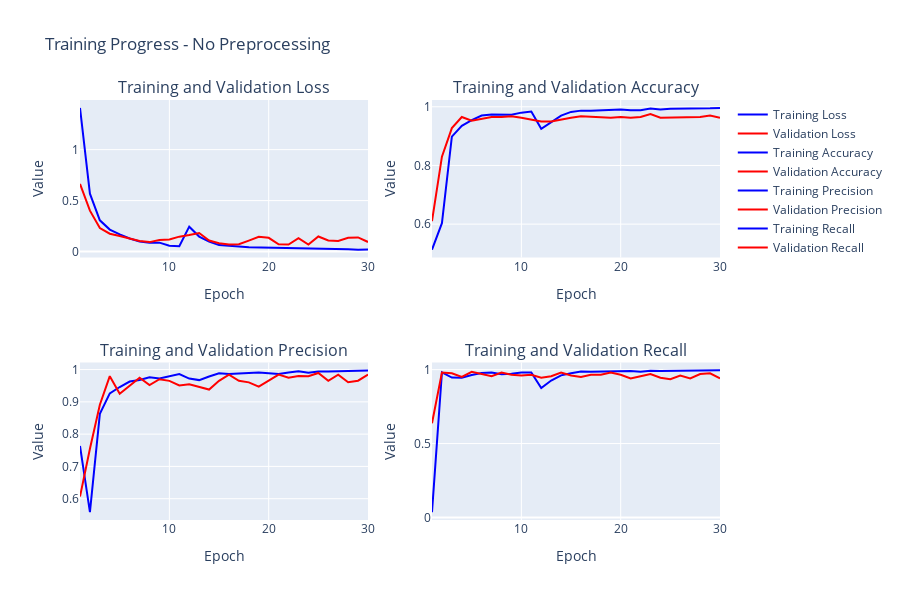
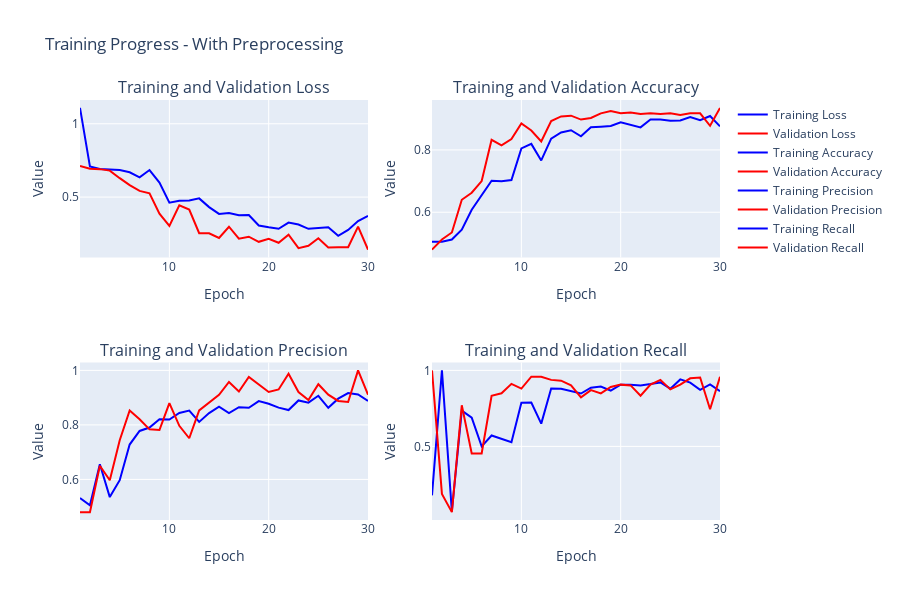

Source (notebook cell) for these figures, in order:
### Markdown cell above
## 4. Summary

- Trained `SFNEBlock` on synthetic classification data and evaluated key metrics.
- Visualized training progress and classification results with KMR utilities.
- Saved and loaded the model in Keras format; verified prediction consistency.

This notebook mirrors the style of other KMR demos and showcases SFNEBlock workflows with and without preprocessing.

### Code cell
# Create training history comparison
print("📊 Creating training visualizations...")

# Plot training history for both models
fig_no_prep = KMRPlotter.plot_training_history(
    history,
    metrics=['loss', 'accuracy', 'precision', 'recall'],
    title="Training Progress - No Preprocessing",
    height=600
)
fig_no_prep.show()

fig_with_prep = KMRPlotter.plot_training_history(
    history_with_preprocessing,
    metrics=['loss', 'accuracy', 'precision', 'recall'],
    title="Training Progress - With Preprocessing",
    height=600
)
fig_with_prep.show()

print("✅ Training visualizations created successfully!")

### Figure 1 — Plotly figure (JSON) as saved in the notebook; plotly's stock layout.template omitted (floating-point values rounded to 4 significant figures)
{"data": [{"line": {"color": "blue"}, "mode": "lines", "name": "Training Loss", "type": "scatter", "x": [1, 2, 3, 4, 5, 6, 7, 8, 9, 10, 11, 12, 13, 14, 15, 16, 17, 18, 19, 20, 21, 22, 23, 24, 25, 26, 27, 28, 29, 30], "xaxis": "x", "y": [1.409, 0.568, 0.3065, 0.2159, 0.1681, 0.1282, 0.09967, 0.08647, 0.08751, 0.05694, 0.05153, 0.2443, 0.1471, 0.09724, 0.06331, 0.05412, 0.04971, 0.04324, 0.04178, 0.03838, 0.03553, 0.0363, 0.02953, 0.02971, 0.02897, 0.03013, 0.02418, 0.02387, 0.01915, 0.01955], "yaxis": "y"}, {"line": {"color": "red"}, "mode": "lines", "name": "Validation Loss", "type": "scatter", "x": [1, 2, 3, 4, 5, 6, 7, 8, 9, 10, 11, 12, 13, 14, 15, 16, 17, 18, 19, 20, 21, 22, 23, 24, 25, 26, 27, 28, 29, 30], "xaxis": "x", "y": [0.6635, 0.401, 0.231, 0.1753, 0.1536, 0.1271, 0.1042, 0.09282, 0.1133, 0.1193, 0.1464, 0.1627, 0.1822, 0.108, 0.0811, 0.06991, 0.07199, 0.1078, 0.1454, 0.1348, 0.0711, 0.0695, 0.1307, 0.06839, 0.1484, 0.1094, 0.1039, 0.135, 0.1391, 0.09421], "yaxis": "y"}, {"line": {"color": "blue"}, "mode": "lines", "name": "Training Accuracy", "type": "scatter", "x": [1, 2, 3, 4, 5, 6, 7, 8, 9, 10, 11, 12, 13, 14, 15, 16, 17, 18, 19, 20, 21, 22, 23, 24, 25, 26, 27, 28, 29, 30], "xaxis": "x2", "y": [0.5131, 0.6031, 0.8981, 0.935, 0.9544, 0.97, 0.9737, 0.9725, 0.9725, 0.98, 0.9837, 0.925, 0.9475, 0.97, 0.9825, 0.9869, 0.9862, 0.9881, 0.99, 0.9906, 0.9881, 0.9881, 0.9937, 0.9906, 0.9931, 0.9931, 0.9944, 0.9937, 0.995, 0.9962], "yaxis": "y2"}, {"line": {"color": "red"}, "mode": "lines", "name": "Validation Accuracy", "type": "scatter", "x": [1, 2, 3, 4, 5, 6, 7, 8, 9, 10, 11, 12, 13, 14, 15, 16, 17, 18, 19, 20, 21, 22, 23, 24, 25, 26, 27, 28, 29, 30], "xaxis": "x2", "y": [0.61, 0.83, 0.9275, 0.965, 0.9525, 0.96, 0.965, 0.965, 0.9675, 0.9625, 0.9575, 0.95, 0.95, 0.9575, 0.9625, 0.9675, 0.965, 0.9625, 0.9625, 0.965, 0.9625, 0.965, 0.975, 0.9625, 0.9625, 0.9625, 0.9625, 0.965, 0.97, 0.9625], "yaxis": "y2"}, {"line": {"color": "blue"}, "mode": "lines", "name": "Training Precision", "type": "scatter", "x": [1, 2, 3, 4, 5, 6, 7, 8, 9, 10, 11, 12, 13, 14, 15, 16, 17, 18, 19, 20, 21, 22, 23, 24, 25, 26, 27, 28, 29, 30], "xaxis": "x3", "y": [0.7632, 0.5584, 0.863, 0.9264, 0.9459, 0.963, 0.9679, 0.976, 0.9725, 0.9788, 0.9862, 0.9722, 0.9673, 0.9783, 0.9886, 0.9862, 0.9875, 0.9899, 0.9912, 0.9888, 0.9863, 0.9912, 0.995, 0.99, 0.9937, 0.9937, 0.995, 0.995, 0.9962, 0.9975], "yaxis": "y3"}, {"line": {"color": "red"}, "mode": "lines", "name": "Validation Precision", "type": "scatter", "x": [1, 2, 3, 4, 5, 6, 7, 8, 9, 10, 11, 12, 13, 14, 15, 16, 17, 18, 19, 20, 21, 22, 23, 24, 25, 26, 27, 28, 29, 30], "xaxis": "x3", "y": [0.6066, 0.7548, 0.8909, 0.9795, 0.9252, 0.9512, 0.9746, 0.9517, 0.97, 0.965, 0.951, 0.9548, 0.9458, 0.9381, 0.965, 0.9845, 0.9652, 0.9604, 0.9471, 0.9652, 0.9844, 0.9746, 0.9799, 0.9794, 0.9895, 0.965, 0.9844, 0.9606, 0.9655, 0.9844], "yaxis": "y3"}, {"line": {"color": "blue"}, "mode": "lines", "name": "Training Recall", "type": "scatter", "x": [1, 2, 3, 4, 5, 6, 7, 8, 9, 10, 11, 12, 13, 14, 15, 16, 17, 18, 19, 20, 21, 22, 23, 24, 25, 26, 27, 28, 29, 30], "xaxis": "x4", "y": [0.0363, 0.9812, 0.9462, 0.9449, 0.9637, 0.9775, 0.98, 0.9687, 0.9725, 0.9812, 0.9812, 0.8748, 0.9262, 0.9612, 0.9762, 0.9875, 0.985, 0.9862, 0.9887, 0.9925, 0.99, 0.985, 0.9925, 0.9912, 0.9925, 0.9925, 0.9937, 0.9925, 0.9937, 0.995], "yaxis": "y4"}, {"line": {"color": "red"}, "mode": "lines", "name": "Validation Recall", "type": "scatter", "x": [1, 2, 3, 4, 5, 6, 7, 8, 9, 10, 11, 12, 13, 14, 15, 16, 17, 18, 19, 20, 21, 22, 23, 24, 25, 26, 27, 28, 29, 30], "xaxis": "x4", "y": [0.6368, 0.9801, 0.9751, 0.9502, 0.9851, 0.9701, 0.9552, 0.9801, 0.9652, 0.9602, 0.9652, 0.9453, 0.9552, 0.9801, 0.9602, 0.9502, 0.9652, 0.9652, 0.9801, 0.9652, 0.9403, 0.9552, 0.9701, 0.9453, 0.9353, 0.9602, 0.9403, 0.9701, 0.9751, 0.9403], "yaxis": "y4"}], "layout": {"annotations": [{"font": {"size": 16}, "showarrow": false, "text": "Training and Validation Loss", "x": 0.225, "xanchor": "center", "xref": "paper", "y": 1, "yanchor": "bottom", "yref": "paper"}, {"font": {"size": 16}, "showarrow": false, "text": "Training and Validation Accuracy", "x": 0.775, "xanchor": "center", "xref": "paper", "y": 1, "yanchor": "bottom", "yref": "paper"}, {"font": {"size": 16}, "showarrow": false, "text": "Training and Validation Precision", "x": 0.225, "xanchor": "center", "xref": "paper", "y": 0.375, "yanchor": "bottom", "yref": "paper"}, {"font": {"size": 16}, "showarrow": false, "text": "Training and Validation Recall", "x": 0.775, "xanchor": "center", "xref": "paper", "y": 0.375, "yanchor": "bottom", "yref": "paper"}], "height": 600, "showlegend": true, "title": {"text": "Training Progress - No Preprocessing"}, "xaxis": {"anchor": "y", "domain": [0, 0.45], "title": {"text": "Epoch"}}, "xaxis2": {"anchor": "y2", "domain": [0.55, 1], "title": {"text": "Epoch"}}, "xaxis3": {"anchor": "y3", "domain": [0, 0.45], "title": {"text": "Epoch"}}, "xaxis4": {"anchor": "y4", "domain": [0.55, 1], "title": {"text": "Epoch"}}, "yaxis": {"anchor": "x", "domain": [0.625, 1], "title": {"text": "Value"}}, "yaxis2": {"anchor": "x2", "domain": [0.625, 1], "title": {"text": "Value"}}, "yaxis3": {"anchor": "x3", "domain": [0, 0.375], "title": {"text": "Value"}}, "yaxis4": {"anchor": "x4", "domain": [0, 0.375], "title": {"text": "Value"}}}}

### Figure 2 — Plotly figure (JSON) as saved in the notebook; plotly's stock layout.template omitted (floating-point values rounded to 4 significant figures)
{"data": [{"line": {"color": "blue"}, "mode": "lines", "name": "Training Loss", "type": "scatter", "x": [1, 2, 3, 4, 5, 6, 7, 8, 9, 10, 11, 12, 13, 14, 15, 16, 17, 18, 19, 20, 21, 22, 23, 24, 25, 26, 27, 28, 29, 30], "xaxis": "x", "y": [1.108, 0.7084, 0.6922, 0.6895, 0.6839, 0.669, 0.6347, 0.6845, 0.5991, 0.4621, 0.4749, 0.477, 0.4911, 0.4316, 0.3855, 0.3912, 0.3766, 0.3781, 0.3059, 0.294, 0.2836, 0.3257, 0.3128, 0.2835, 0.2872, 0.2942, 0.2359, 0.2758, 0.3363, 0.3714], "yaxis": "y"}, {"line": {"color": "red"}, "mode": "lines", "name": "Validation Loss", "type": "scatter", "x": [1, 2, 3, 4, 5, 6, 7, 8, 9, 10, 11, 12, 13, 14, 15, 16, 17, 18, 19, 20, 21, 22, 23, 24, 25, 26, 27, 28, 29, 30], "xaxis": "x", "y": [0.7114, 0.6926, 0.6906, 0.6807, 0.6289, 0.5813, 0.5422, 0.5257, 0.3866, 0.3035, 0.4439, 0.4144, 0.2539, 0.2526, 0.2208, 0.2979, 0.2163, 0.2297, 0.1949, 0.2148, 0.1885, 0.2433, 0.1513, 0.1681, 0.2193, 0.1564, 0.1579, 0.1576, 0.2983, 0.1417], "yaxis": "y"}, {"line": {"color": "blue"}, "mode": "lines", "name": "Training Accuracy", "type": "scatter", "x": [1, 2, 3, 4, 5, 6, 7, 8, 9, 10, 11, 12, 13, 14, 15, 16, 17, 18, 19, 20, 21, 22, 23, 24, 25, 26, 27, 28, 29, 30], "xaxis": "x2", "y": [0.5056, 0.505, 0.5125, 0.5437, 0.6081, 0.6531, 0.7013, 0.6994, 0.7031, 0.805, 0.8194, 0.7663, 0.8363, 0.8562, 0.8631, 0.8438, 0.8725, 0.8744, 0.8769, 0.8888, 0.88, 0.8725, 0.8975, 0.8975, 0.8938, 0.8944, 0.9056, 0.8956, 0.9087, 0.8756], "yaxis": "y2"}, {"line": {"color": "red"}, "mode": "lines", "name": "Validation Accuracy", "type": "scatter", "x": [1, 2, 3, 4, 5, 6, 7, 8, 9, 10, 11, 12, 13, 14, 15, 16, 17, 18, 19, 20, 21, 22, 23, 24, 25, 26, 27, 28, 29, 30], "xaxis": "x2", "y": [0.48, 0.5125, 0.535, 0.64, 0.6625, 0.7, 0.8325, 0.815, 0.835, 0.885, 0.8625, 0.8275, 0.8925, 0.9075, 0.91, 0.8975, 0.9025, 0.9175, 0.925, 0.9175, 0.92, 0.915, 0.9175, 0.915, 0.9175, 0.9125, 0.9175, 0.9175, 0.8775, 0.935], "yaxis": "y2"}, {"line": {"color": "blue"}, "mode": "lines", "name": "Training Precision", "type": "scatter", "x": [1, 2, 3, 4, 5, 6, 7, 8, 9, 10, 11, 12, 13, 14, 15, 16, 17, 18, 19, 20, 21, 22, 23, 24, 25, 26, 27, 28, 29, 30], "xaxis": "x3", "y": [0.5314, 0.505, 0.6556, 0.5351, 0.597, 0.7279, 0.7778, 0.7904, 0.8208, 0.8196, 0.8437, 0.8523, 0.8109, 0.8432, 0.8667, 0.8436, 0.8647, 0.8626, 0.8872, 0.8777, 0.8632, 0.8545, 0.8898, 0.8815, 0.9069, 0.8627, 0.8963, 0.9168, 0.9117, 0.8879], "yaxis": "y3"}, {"line": {"color": "red"}, "mode": "lines", "name": "Validation Precision", "type": "scatter", "x": [1, 2, 3, 4, 5, 6, 7, 8, 9, 10, 11, 12, 13, 14, 15, 16, 17, 18, 19, 20, 21, 22, 23, 24, 25, 26, 27, 28, 29, 30], "xaxis": "x3", "y": [0.48, 0.48, 0.65, 0.5968, 0.7436, 0.8529, 0.8205, 0.7837, 0.7812, 0.8802, 0.7965, 0.751, 0.8531, 0.8818, 0.9105, 0.9576, 0.9227, 0.976, 0.95, 0.9206, 0.9301, 0.9877, 0.9206, 0.8911, 0.9492, 0.911, 0.8878, 0.8841, 1, 0.9109], "yaxis": "y3"}, {"line": {"color": "blue"}, "mode": "lines", "name": "Training Recall", "type": "scatter", "x": [1, 2, 3, 4, 5, 6, 7, 8, 9, 10, 11, 12, 13, 14, 15, 16, 17, 18, 19, 20, 21, 22, 23, 24, 25, 26, 27, 28, 29, 30], "xaxis": "x4", "y": [0.1782, 1, 0.07302, 0.7351, 0.6894, 0.5, 0.5718, 0.5507, 0.5272, 0.7871, 0.7884, 0.6498, 0.8812, 0.8787, 0.8614, 0.8478, 0.8861, 0.8936, 0.8663, 0.9059, 0.9059, 0.901, 0.9097, 0.9208, 0.88, 0.9406, 0.9196, 0.8725, 0.9072, 0.8626], "yaxis": "y4"}, {"line": {"color": "red"}, "mode": "lines", "name": "Validation Recall", "type": "scatter", "x": [1, 2, 3, 4, 5, 6, 7, 8, 9, 10, 11, 12, 13, 14, 15, 16, 17, 18, 19, 20, 21, 22, 23, 24, 25, 26, 27, 28, 29, 30], "xaxis": "x4", "y": [1, 0.1875, 0.06771, 0.7708, 0.4531, 0.4531, 0.8333, 0.849, 0.9115, 0.8802, 0.9583, 0.9583, 0.9375, 0.9323, 0.901, 0.8229, 0.8698, 0.849, 0.8906, 0.9062, 0.901, 0.8333, 0.9062, 0.9375, 0.875, 0.9062, 0.9479, 0.9531, 0.7448, 0.9583], "yaxis": "y4"}], "layout": {"annotations": [{"font": {"size": 16}, "showarrow": false, "text": "Training and Validation Loss", "x": 0.225, "xanchor": "center", "xref": "paper", "y": 1, "yanchor": "bottom", "yref": "paper"}, {"font": {"size": 16}, "showarrow": false, "text": "Training and Validation Accuracy", "x": 0.775, "xanchor": "center", "xref": "paper", "y": 1, "yanchor": "bottom", "yref": "paper"}, {"font": {"size": 16}, "showarrow": false, "text": "Training and Validation Precision", "x": 0.225, "xanchor": "center", "xref": "paper", "y": 0.375, "yanchor": "bottom", "yref": "paper"}, {"font": {"size": 16}, "showarrow": false, "text": "Training and Validation Recall", "x": 0.775, "xanchor": "center", "xref": "paper", "y": 0.375, "yanchor": "bottom", "yref": "paper"}], "height": 600, "showlegend": true, "title": {"text": "Training Progress - With Preprocessing"}, "xaxis": {"anchor": "y", "domain": [0, 0.45], "title": {"text": "Epoch"}}, "xaxis2": {"anchor": "y2", "domain": [0.55, 1], "title": {"text": "Epoch"}}, "xaxis3": {"anchor": "y3", "domain": [0, 0.45], "title": {"text": "Epoch"}}, "xaxis4": {"anchor": "y4", "domain": [0.55, 1], "title": {"text": "Epoch"}}, "yaxis": {"anchor": "x", "domain": [0.625, 1], "title": {"text": "Value"}}, "yaxis2": {"anchor": "x2", "domain": [0.625, 1], "title": {"text": "Value"}}, "yaxis3": {"anchor": "x3", "domain": [0, 0.375], "title": {"text": "Value"}}, "yaxis4": {"anchor": "x4", "domain": [0, 0.375], "title": {"text": "Value"}}}}
